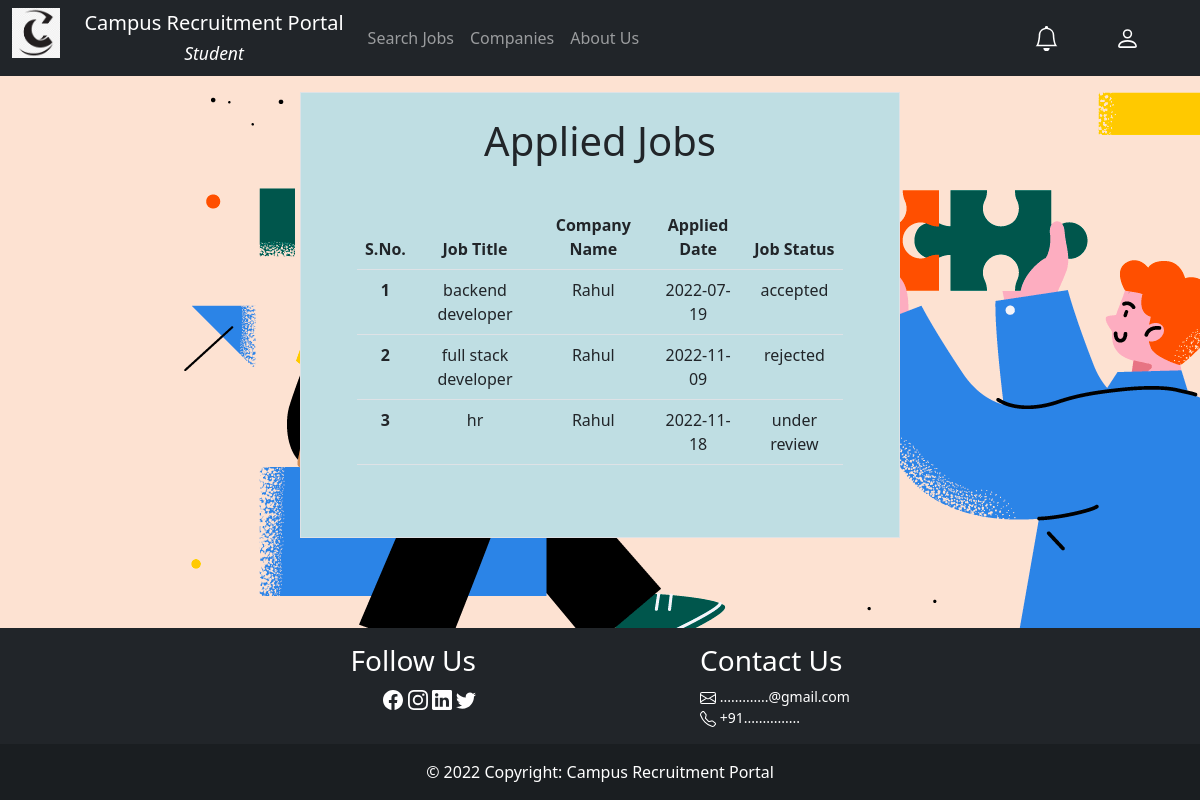
Page /student/appliedjobs.php (signed in) on the committed database.
### tables this page shows
CREATE TABLE `company` (
  `pwd` varchar(255) NOT NULL,
  `email` varchar(255) NOT NULL,
  `cname` varchar(255) NOT NULL,
  `loc` varchar(255) NOT NULL,
  `cid` int(11) NOT NULL,
  `ceo` varchar(50) DEFAULT NULL,
  `website` varchar(100) DEFAULT NULL,
  `status` varchar(20) DEFAULT 'pending'
);

CREATE TABLE `job` (
  `jid` int(11) NOT NULL,
  `jname` varchar(255) NOT NULL,
  `cid` int(11) NOT NULL,
  `jdesc` varchar(255) NOT NULL,
  `jdate` date NOT NULL DEFAULT current_timestamp(),
  `vacancy_no` int(11) NOT NULL,
  `salary` int(11) NOT NULL
);

CREATE TABLE `applied` (
  `appid` int(11) NOT NULL,
  `jid` int(11) NOT NULL,
  `appdate` date NOT NULL DEFAULT current_timestamp(),
  `sid` int(11) NOT NULL
);

CREATE TABLE `appstatus` (
  `appid` int(11) NOT NULL,
  `appstatus` varchar(12) NOT NULL DEFAULT 'under review',
  `message` varchar(255) DEFAULT NULL,
  `up_date` datetime NOT NULL DEFAULT current_timestamp()
);

### student/appliedjobs.php (the view, shortened to what this page needs)
<?php
$sid = $_SESSION['sid'];
include_once $_SERVER['DOCUMENT_ROOT'] . '/campus/partials/config.php';
$sql = "SELECT `jname`,`cname`,`appdate`,`appstatus` FROM `company` JOIN `job` ON `company`.`cid`=`job`.`cid` JOIN `applied` ON `job`.`jid`=`applied`.`jid` LEFT JOIN `appstatus` ON `applied`.`appid`=`appstatus`.`appid` WHERE `sid`=$sid;";
$result = mysqli_query($conn, $sql);
$rows = mysqli_fetch_all($result);
include_once $_SERVER['DOCUMENT_ROOT'] . '/campus/partials/_template.php';
?>
<div class="col-6 mx-auto mt-3 border p-4 text-center justify-content-center" style="background-color:#bfdee3;">
    <div class="row">
        <h1>Applied Jobs</h1>
    </div>
<div class="row m-3 p-3 overflow-auto">
    <?php
    if ($rows == null)
        echo "
    <div class='row p-3 m-3'>
    <h3>No jobs applied</h3>
    </div>
    ";
    else {
        $row_num=1;
        echo "<table class='table'>
        <thead>
        <tr>
        <th scope='col'>S.No.</th>
      <th scope='col'>Job Title</th>
      <th scope='col'>Company Name</th>
      <th scope='col'>Applied Date</th>
      <th scope='col'>Job Status</th>
        </tr>
        </thead>
        <tbody>
        ";
        foreach ($rows as $job) {
            echo "
            <tr>
            <th scope='row'>$row_num</th>
            <td>$job[0]</td>
            <td>$job[1]</td>
            <td>$job[2]</td>
            <td>$job[3]</td>
          </tr>
          ";
          $row_num++;
        }
        echo "
        </tbody>
        </table>
        ";
    }
    ?>
</div>
</div>
<?php
include_once $_SERVER['DOCUMENT_ROOT'] . '/campus/partials/_footer.php';
?>

### rows in the picture
company: job.jname "backend developer", cname "Rahul", applied.appdate "2022-07-19", appstatus.appstatus "accepted", job.jname "full stack developer", applied.appdate "2022-11-09", appstatus.appstatus "rejected", job.jname "hr", applied.appdate "2022-11-18", appstatus.appstatus "under review"
